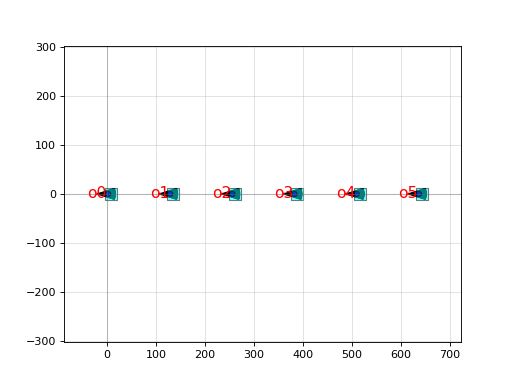

Source code (Python):
import gdsfactory as gf

c = gf.components.grating_coupler_array(pitch=127.0, n=6, port_name='o1', rotation=0)
c.plot()
